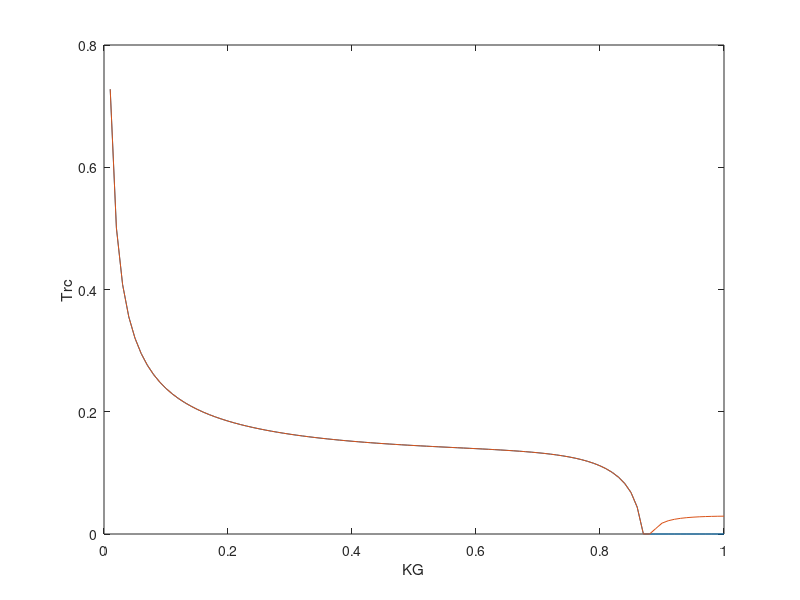

Reproduce this figure in MATLAB.
%% Setup
clear();
clc();
close();

%% Premier ordre
tau = 0.015;
G = 15;

function Trc = Calc_Trc(Kc, tau, G)
    Trc = (tau.*acos(-1./(Kc.*G))) ./ sqrt(((Kc.*G).^2)-1);
end

Kc = (1/15):0.001:1;
Trc = Calc_Trc(Kc, tau, G);
plot(Kc, Trc);
xlabel('Kc');
ylabel('Trc');

%% Second ordre
Kp = 1;
Kd = 1;

function [Trc_1, Trc_2] = Calc_Trc_1_2(KG, Kp, Kd)
    delta = (Kd.^4./KG.^2)-4.*((Kp.*Kd.^2)./(KG.^2)-1);
    theta_1 = acos(0.5.*((-Kd.^2)./KG)+sqrt(delta));
    theta_2 = acos(0.5.*((-Kd.^2)./KG)-sqrt(delta));
    Trc_1 = (Kd.*theta_1)./(KG.*sqrt(1-theta_1.^2));
    Trc_2 = (Kd.*theta_2)./(KG.*sqrt(1-theta_2.^2));
end

KG = 0.01:0.01:1;
[Trc_1,Trc_2] = Calc_Trc_1_2(KG, Kp, Kd);
plot(KG, Trc_1, KG, Trc_2);
xlabel('KG');
ylabel('Trc');
